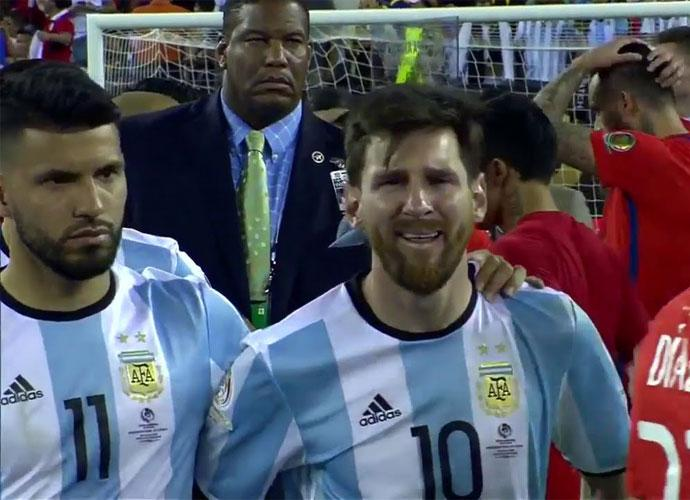
%> input picture matlab/myphoto.jpg, 690 x 500 px
$ octave NUS_AOFDM_TX.m   (GNU Octave 9; MATLAB toolbox functions it lacks are replaced by stand-ins)
%> lines starting %> are read from the running program, lines starting %| are printed output that depends on the picture
clc  %Revised at March 7, 2015.
clear
root_dir=fileparts(fileparts(mfilename('fullpath')));
tx_dir=fullfile(root_dir,'output','tx');
if ~exist(tx_dir,'dir'), mkdir(tx_dir); end
%%%%%%% Image pixel stream generation %%%%%%%%%%%%%%%%%%%%%%%%%%%%%%%%%%%%%%%%%%%%%%%%%%%%%%%%%%
A=imread(fullfile(root_dir,'data','input','myphoto.jpg'));
%> A is the input picture: size 500x690x3 uint8; mean R, G, B 85.3, 85.3, 96.3
for dummy=1:1  %For folding the OFDM-irrelavent part.
    [NN MM KK]=size(A);
    PixelsPerWidth=100;
    DS=floor(max([NN MM])/PixelsPerWidth);
    A=A(1:DS:end,1:DS:end,:);
    A=double(A);
    [NN MM KK]=size(A);
    for kk=1:KK
        A(:,:,kk)=(A(:,:,kk)-0*mean(mean(A(:,:,kk))))/max(max(A(:,:,kk)))-0.5;% Convert to double in [-0.5 0.5]
    end
    % Converting matrix to a vector
    Pixel=[];
    for n=1:NN
        for m=1:MM
            for k=1:KK
                Pixel=[Pixel A(n,m,k)];
            end
        end
    end
    %Power scale
    Gain=sqrt(2)/sqrt(var(Pixel));
    Pixel=Gain*Pixel;
end
%> this loop made 1 pass
%> Gain on pass 1: 5.76
%> pass 1, `A=A(1:DS:end,1:DS:end,:);`:
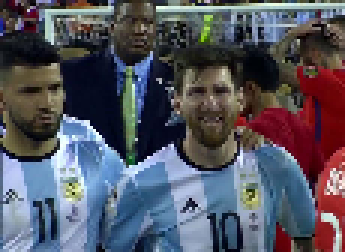
%> A: size 84x115x3 uint8 (shown 3 times larger); mean R, G, B 84.9, 85.1, 96.2
%Interleaving
[A ILindex]=sort(rand(1,length(Pixel))); [B DILindex]=sort(ILindex);
Pixel=Pixel(ILindex);
%Preample prefix
Preamble_size=50; Preamble=sqrt(2)*sign(rand(1,Preamble_size)-0.5);
Pixel=[Preamble Pixel];
Nsyms=length(Pixel);
%> Nsyms = 29030
%%%%%%% Image pixel stream  generation%%%%%%%%%%%%%%%%%%%%%%%%%%%%%%%%%%%%%%%%%%%%%%%%%%%%%%%%%%%%%%%%%

%%%%%%%%%%%%%%%%%% OFDM signal parameters%%%%%%%%%%%%%%%%%%%%%%%%%%%%%%%%%
fs=44100; %Sampling frequency for the wave file of OFDM singal.
fc=18.2e3;%Carrier frequency at near ultrasonic band
N=64;  % No. of subcarrier (IFFT size for OFDM symbol generation)
Np=16*N;  % No of samples per OFDM symbol (prior to guard interval insertion)
GI=ceil(Np*1/8); %No of samples in Guard interval.
Ns=5; %No of OFDM symbols per frame
Nf=ceil(Nsyms/(Ns-1)/(N-1)/2); %No of frames for the image data packet
%> Nf = 58
pilot_boost=8;  %(Pilot carrier)/(Data carrier)  power ratio
signature_boost=1;  % (Pilot OFDM symbol)/(Data OFDM symbol) power ratio
P=[sqrt(2)*pilot_boost  (sign(rand(1,N-1)-0.5)+j*sign(rand(1,N-1)-0.5))*signature_boost]; %Pilot symbol vector
Pf=ifft([P zeros(1,Np-N)]);  % Pilot OFDM symbol
Pf_GI=[Pf((Np-GI+1):Np) Pf]; % Cyclic prefix inserted pilot OFDM symbol
%%%%%%%%%%%%%%%%%% OFDM signal parameters%%%%%%%%%%%%%%%%%%%%%%%%%%%%%%%%%

%Postamble: Null insertion to  the last OFDM frame to fill the packet.
Nnull=Nf*(Ns-1)*(N-1)*2-Nsyms;
%> Nnull = 202
Pixel=[Pixel zeros(1,Nnull)];

%%%%%%%% OFDM modulated image data packet generation %%%%%%%%%%%%%%%%%%%%%%%%%%%%%%%%%%%%%%
x=[];
data=[];
D=[sqrt(2)*pilot_boost zeros(1,N-1)]; %Intial setting of data vector in one OFDM symbol
Nd=N-1;
ofdmcnt=0;
for k=1:Nf
    x=[x Pf_GI];
    for kk=1:(Ns-1)
        rdata=Pixel(ofdmcnt*Nd+(1:Nd));
        idata=Pixel((ofdmcnt+1)*Nd+(1:Nd));
        ofdmcnt=ofdmcnt+2;

        D(2:end)=rdata+j*idata;
        T=ifft([D zeros(1, Np-N)]);
        T_GI=[T((Np-GI+1):Np) T];
        x=[x T_GI];
        data=[data D(2:end)];
    end
end
%> after the loop, D = 64 values, max 11.31 at index 1, min 0 at index 2, mean 0.177; ofdmcnt = 464
%%%%%%%% OFDM modulated image data packet generation %%%%%%%%%%%%%%%%%%%%%%%%%%%%%%%%%%%%%%%%%%%%%%

%%%%%% Up conversion %%%%%%%%%%%%%%%%%%%%%%%%%%%%
L=length(x);
%> L = 334080
carrier=exp(j*2*pi*(fc)*(1:L)/fs);
tx=real(x.*carrier);
%%%%%% Up conversion %%%%%%%%%%%%%%%%%%%%%%%%%%%%

T=Np/fs;B=N/T;W=1.25*B;lpf=sinc(1/fs*((-fs*2/W):(fs*2/W))*W);
bpf=cos(2*pi*(fc+B/2)/fs*(1:length(lpf))).*lpf;
%%%%%%%%% Packet repetition and Sidelobe suppression %%%%%%%%
tx=[tx tx];% tx tx];
tx=conv(tx,bpf);
%%%%%%%%% Packet repetition and Sidelobe suppression %%%%%%%%
TX_time=length(x)/fs
%> TX_time = 7.58

save(fullfile(tx_dir,'NUS_AOFDM_TX_parameters.mat'), ...
    'Pf_GI','GI','P','Np','Nf','Ns','N','fc','fs','MM','NN','KK', ...
    'TX_time','Preamble','DILindex','Gain');
save(fullfile(tx_dir,'NUS_AOFDM_TX_tx.mat'),'tx');
%> (the run ends here)
